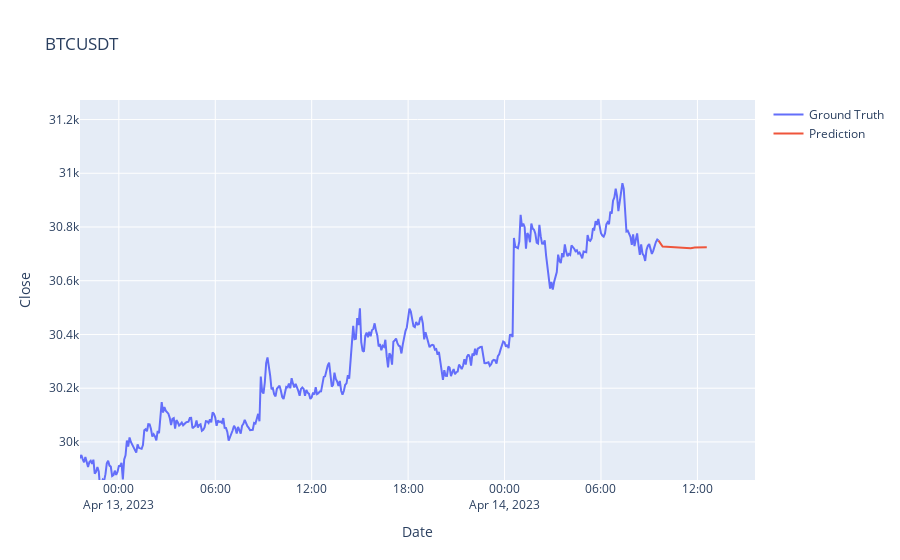

The code cell stored with this chart in its notebook:
### Markdown cell above
> 6. Визуализировать предсказания модели для тестовой выборки на графике с помощью библиотеки Matplotlib или Plotly. Вывести график с предсказанием на час вперед от последних полученных данных.

### Code cell
trace1 = go.Scatter(
    x = date_test,
    y = close_test,
    mode = 'lines',
    name = 'Ground Truth'
)

trace2 = go.Scatter(
    x = forecast_dates,
    y = forecast,
    mode = 'lines',
    name = 'Prediction'
)

layout = go.Layout(
    title = Set.symbol,
    xaxis = {'title' : "Date"},
    yaxis = {'title' : "Close"}
)


fig = go.Figure(data=[trace1, trace2], layout=layout)
fig.update_xaxes(type="date", range=[forecast_dates[0]-(forecast_dates[-1]-forecast_dates[0])*num_prediction, forecast_dates[-1]+(forecast_dates[-1]-forecast_dates[0])])
fig.update_yaxes(range = [close_test[-look_back*num_prediction:].min()*0.99, close_test[-look_back*num_prediction:].max()*1.01])
fig.show()

### Figure 1 — Plotly figure (JSON) as saved in the notebook; plotly's stock layout.template omitted (floating-point values rounded to 4 significant figures; data arrays with more than 128 entries replaced by an {"elided": "..."} marker saying what was removed)
{"data": [{"mode": "lines", "name": "Ground Truth", "type": "scatter", "x": {"elided": "772 str values"}, "y": {"elided": "772 float values"}}, {"mode": "lines", "name": "Prediction", "type": "scatter", "x": ["2023-04-14T09:35:00", "2023-04-14T09:50:00", "2023-04-14T10:05:00", "2023-04-14T10:20:00", "2023-04-14T10:35:00", "2023-04-14T10:50:00", "2023-04-14T11:05:00", "2023-04-14T11:20:00", "2023-04-14T11:35:00", "2023-04-14T11:50:00", "2023-04-14T12:05:00", "2023-04-14T12:20:00", "2023-04-14T12:35:00"], "y": [30750.0, 30730.0, 30730.0, 30730.0, 30720.0, 30720.0, 30720.0, 30720.0, 30720.0, 30720.0, 30720.0, 30720.0, 30720.0]}], "layout": {"title": {"text": "BTCUSDT"}, "xaxis": {"range": ["2023-04-12T21:35:00", "2023-04-14T15:35:00"], "title": {"text": "Date"}, "type": "date"}, "yaxis": {"range": [29860.0, 31270.0], "title": {"text": "Close"}}}}
